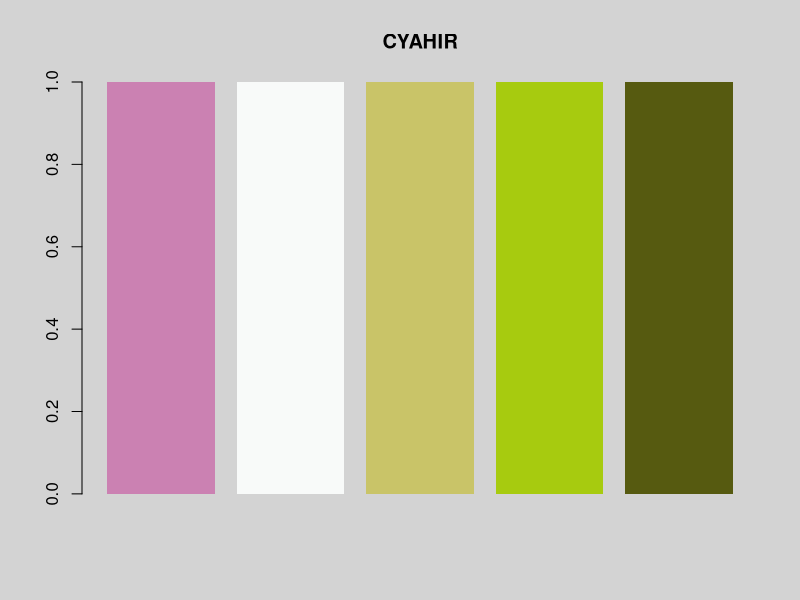
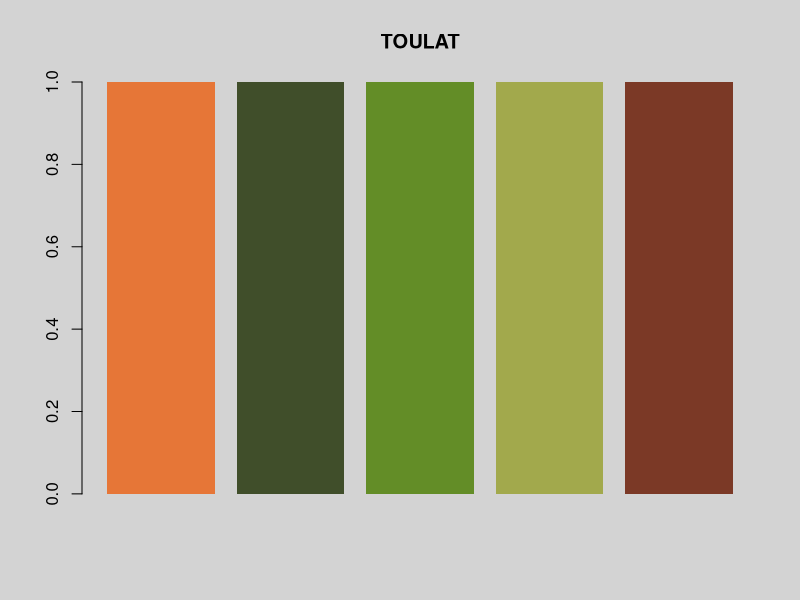
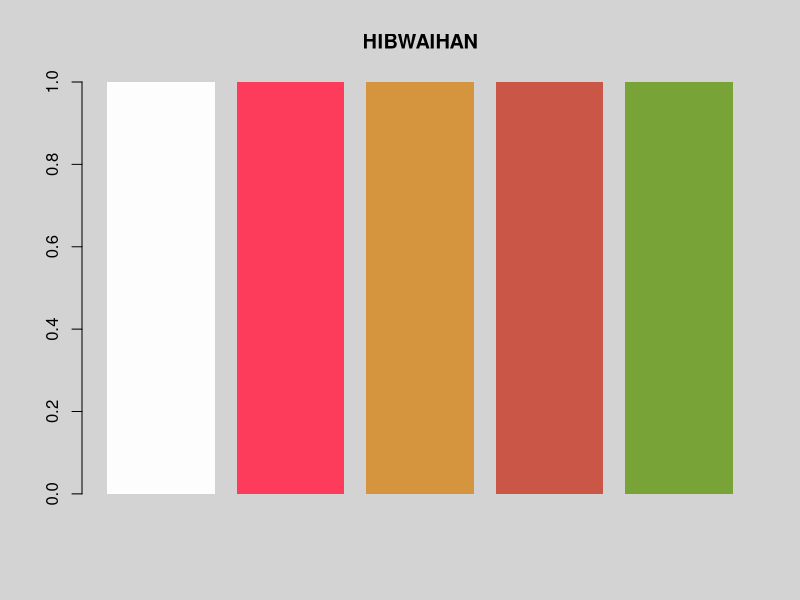
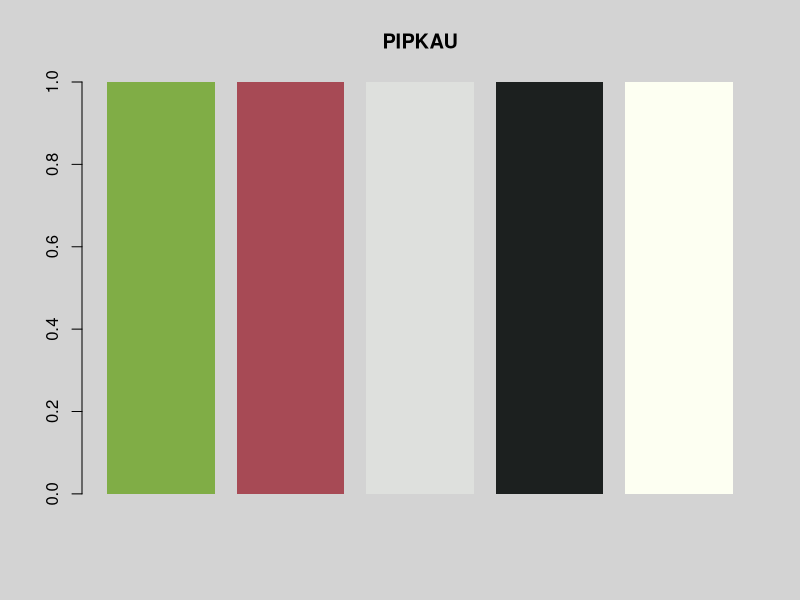
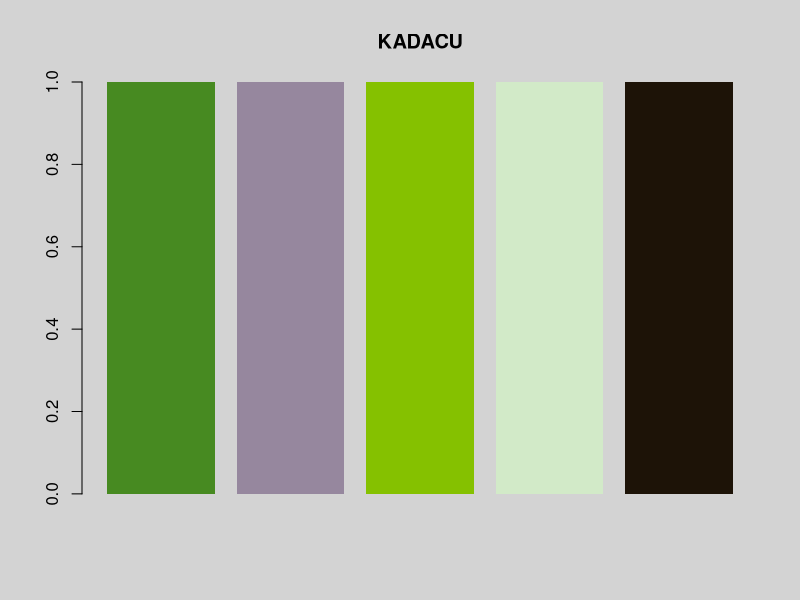
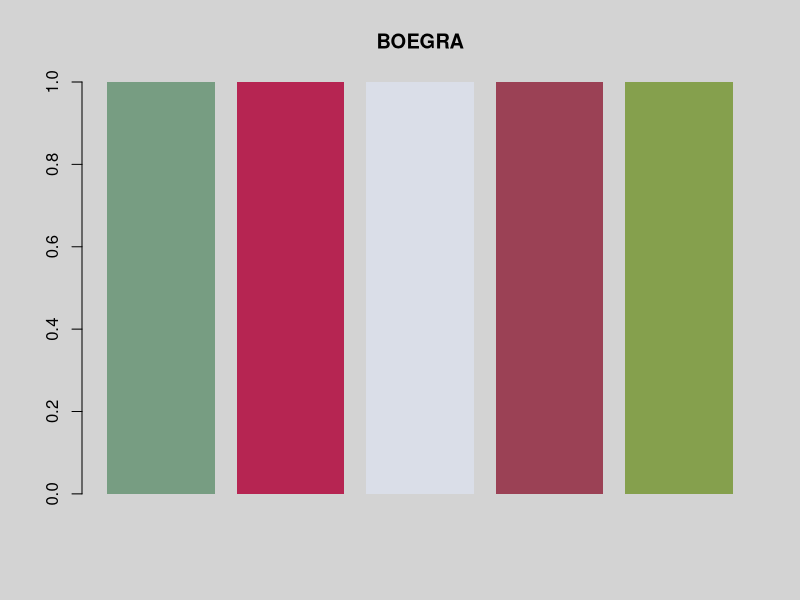
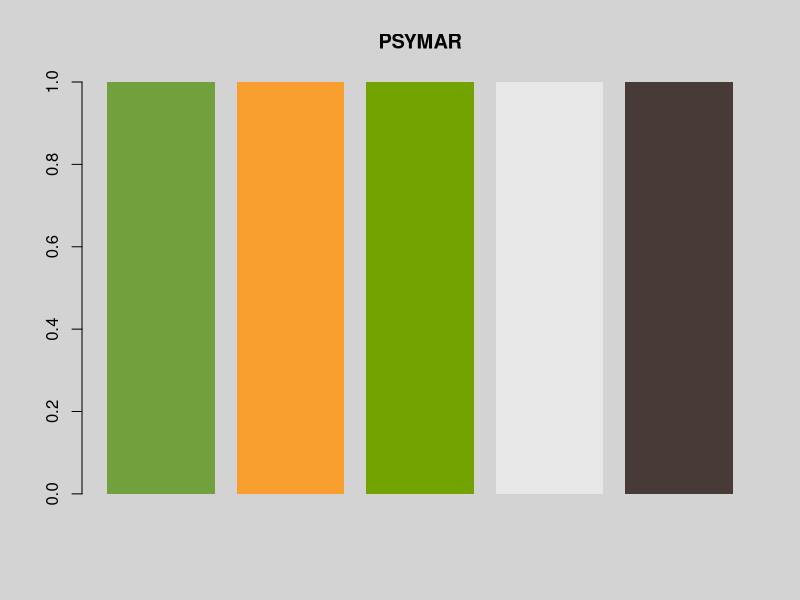
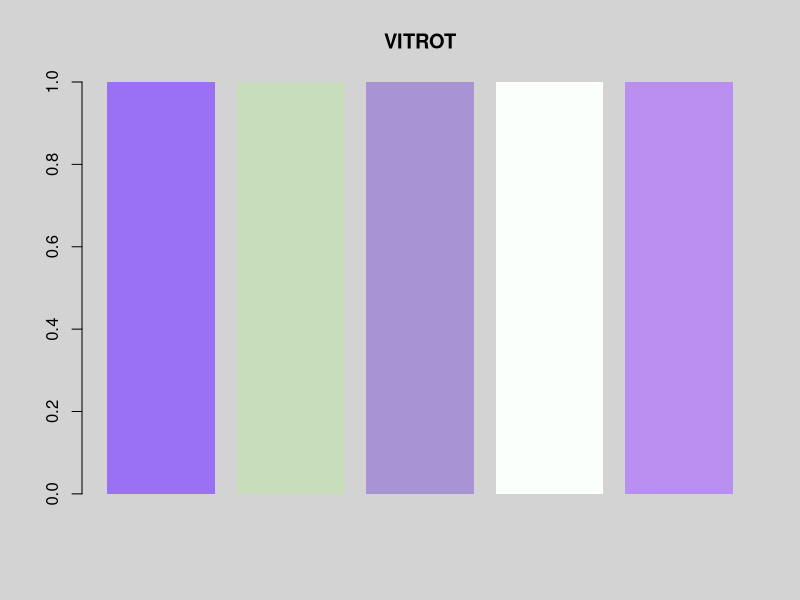

Generate these figures, in order, with R:
## ---- chunk 1
knitr::opts_chunk$set(echo = TRUE)
## ---- chunk 2
library(ggplot2) ## this is only to showcase the colors.
## ---- chunk 3
#Cyanea hirtella
CYAHIR <- c(
  "inner_flower" = "#CB81B2",
  "outer_flower" = "#F8FAF9",
  "stigma" = "#C9C468",
  "leaf" = "#A7CB0F",
  "leaf2" = "#565A10"
)

#Touchardia latifolia
TOULAT <- c(
  "berry" = "#E67637",
  "fruit" = "#404E2A",
  "leaf" = "#638D27",
  "stem" = "#A2A94C",
  "vein" = "#7B3926"
)

#Hibiscus waimeae subsp. hannerae
HIBWAIHAN <- c(
  "petals" = "#FDFDFD",
  "stigma" = "#FD3C5B",
  "pollen" = "#D5953E",
  "leaf_rust"= "#C95646",
  "leaf" = "#77A337"
)

#Pipturus kauiensis
PIPKAU <- c(
  "leaf" = "#80AD46",
  "vein" = "#A74A55",
  "fruit" = "#DEE0DD",
  "seed" = "#1C201F",
  "underside_leaf" = "#FDFFF2"
)

#Kadua acuminata
KADACU <-c(
  "leaf" = "#478A21",
  "leaf2" = "#96879E",
  "leaf3" = "#85C100",
  "flower" = "#D2EAC8",
  "anther" = "#1D1307"
)

#Boehmeria grandis
BOEGRA <- c(
  "leaf" = "#779D82",
  "inflorescence" = "#B62552",
  "flower" = "#DADEE8",
  "vein" = "#9B4155",
  "underside_leaf" = "#85A04D"
)

#Psychotria mariniana
PSYMAR <- c(
  "leaf" = "#72A03D",
  "fruit" = "#F99F2F",
  "unripe_fruit" = "#73A301",
  "flower" = "#E7E7E7",
  "bark" = "#483A37"
)

#Vitex rotundifolia
VITROT <- c(
  "flower" = "#9A71F3",
  "leaf" = "#C8DEBA",
  "filament" = "#A893D4",
  "hairs" = "#FAFFFB",
  "flower2" = "#B98FF1"
)

#Cyrtandra sp.
CYRTANDRA <- c(
  "leaf" = "#91C44E",
  "leaf2" = "#74A35D",
  "flower" = "#CFE1D1",
  "flowerparts" = "#41361A",
  "seed" ="#DDAD59"
)

## ---- chunk 4
plant_palettes <- list(
  CYAHIR = CYAHIR,
  TOULAT = TOULAT,
  HIBWAIHAN = HIBWAIHAN,
  PIPKAU = PIPKAU,
  KADACU = KADACU,
  BOEGRA = BOEGRA,
  PSYMAR = PSYMAR,
  VITROT = VITROT,
  CYRTANDRA = CYRTANDRA
)
## ---- chunk 5
plantpalette <- function(palette_name) {                 ## Make function called plantpalette, manipulating "palette_name" variable
  if (!palette_name %in% names(plant_palettes)) {        ## calls plant_palettes to look for name, %in% checks if the palette name exists, ! makes it so if not found, the "!" makes it a negative statement so that if the plant name isn't found in the list, then the stop message is given
    stop("Palette not found. Available palettes: ",     ## stop: stops function to give the error, paste: puts the names as a sting but separates by a comma
         paste(names(plant_palettes), collapse = ", "))
  }
  return(plant_palettes[[palette_name]])                ## accesses the palette with the name given and returns the palette!
}

## Example
plantpalette("CYRTANDRA")                                  ##it worked! yay!
## ---- chunk 6
example_plot <- function(palette_name) {                    ## function name = example_plot, manipulating "palette_name" variable
  colors <- plantpalette(palette_name)                      ## gets the colors of the palette you name, uses the previous function
  par(bg = "lightgray")                                     ## this just makes the background grey so it's easier to see the lighter colors
  barplot(rep(1, length(colors)),                           ## makes a barplot, with a vector of 1s with the amount of colors in the package
          col = colors,                                     ## calls the colors in the package called
          border = NA,                                      ## remove borders so it looks nicer
          main = palette_name)                              ## makes the title the plant code
}

## Test all palettes using a loop! Thankfully we just learned this! lol
## Calls a palette then loops it through the function
for (palette in names(plant_palettes)) {                    ## calls all the names in plant_palettes, loops it for each palette 
  example_plot(palette)                                     ## calls the function above
}

